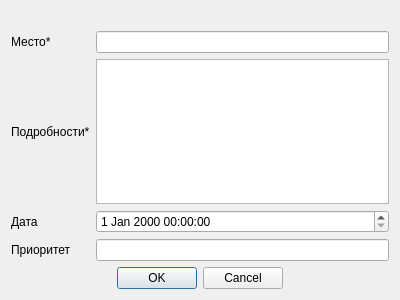
<?xml version="1.0" encoding="UTF-8"?>
<ui version="4.0">
 <class>AddAppointmentDialog</class>
 <widget class="QDialog" name="AddAppointmentDialog">
  <property name="geometry">
   <rect>
    <x>0</x>
    <y>0</y>
    <width>400</width>
    <height>300</height>
   </rect>
  </property>
  <property name="windowTitle">
   <string>Добавить приглашение</string>
  </property>
  <layout class="QGridLayout" name="gridLayout">
   <item row="1" column="0">
    <widget class="QLabel" name="labelAppointmentPlace">
     <property name="text">
      <string>Место*</string>
     </property>
    </widget>
   </item>
   <item row="1" column="1">
    <widget class="QLineEdit" name="lineEditAppointmentPlace"/>
   </item>
   <item row="0" column="0">
    <widget class="QLabel" name="labelUserChosen">
     <property name="text">
      <string/>
     </property>
    </widget>
   </item>
   <item row="2" column="1">
    <widget class="QTextEdit" name="textEditAppointmentInfo"/>
   </item>
   <item row="2" column="0">
    <widget class="QLabel" name="labelAppointmentInfo">
     <property name="text">
      <string>Подробности*</string>
     </property>
    </widget>
   </item>
   <item row="5" column="0" colspan="2">
    <widget class="QDialogButtonBox" name="buttonBox">
     <property name="orientation">
      <enum>Qt::Horizontal</enum>
     </property>
     <property name="standardButtons">
      <set>QDialogButtonBox::Cancel|QDialogButtonBox::Ok</set>
     </property>
     <property name="centerButtons">
      <bool>true</bool>
     </property>
    </widget>
   </item>
   <item row="3" column="0">
    <widget class="QLabel" name="labelDate">
     <property name="text">
      <string>Дата</string>
     </property>
    </widget>
   </item>
   <item row="4" column="0">
    <widget class="QLabel" name="labelAppointmentPriority">
     <property name="text">
      <string>Приоритет</string>
     </property>
    </widget>
   </item>
   <item row="3" column="1">
    <widget class="QDateTimeEdit" name="dateTimeEdit">
     <property name="whatsThis">
      <string>&lt;html&gt;&lt;head/&gt;&lt;body&gt;&lt;p&gt;Название приглашения может состоять только из букв, цифр и знака подчеркивания. Его длина должна быть от 3 до 30 символов.&lt;/p&gt;&lt;/body&gt;&lt;/html&gt;</string>
     </property>
    </widget>
   </item>
   <item row="4" column="1">
    <widget class="QLineEdit" name="lineEditAppointmentPriority"/>
   </item>
  </layout>
 </widget>
 <resources/>
 <connections>
  <connection>
   <sender>buttonBox</sender>
   <signal>accepted()</signal>
   <receiver>AddAppointmentDialog</receiver>
   <slot>accept()</slot>
   <hints>
    <hint type="sourcelabel">
     <x>248</x>
     <y>254</y>
    </hint>
    <hint type="destinationlabel">
     <x>157</x>
     <y>274</y>
    </hint>
   </hints>
  </connection>
  <connection>
   <sender>buttonBox</sender>
   <signal>rejected()</signal>
   <receiver>AddAppointmentDialog</receiver>
   <slot>reject()</slot>
   <hints>
    <hint type="sourcelabel">
     <x>316</x>
     <y>260</y>
    </hint>
    <hint type="destinationlabel">
     <x>286</x>
     <y>274</y>
    </hint>
   </hints>
  </connection>
 </connections>
</ui>
